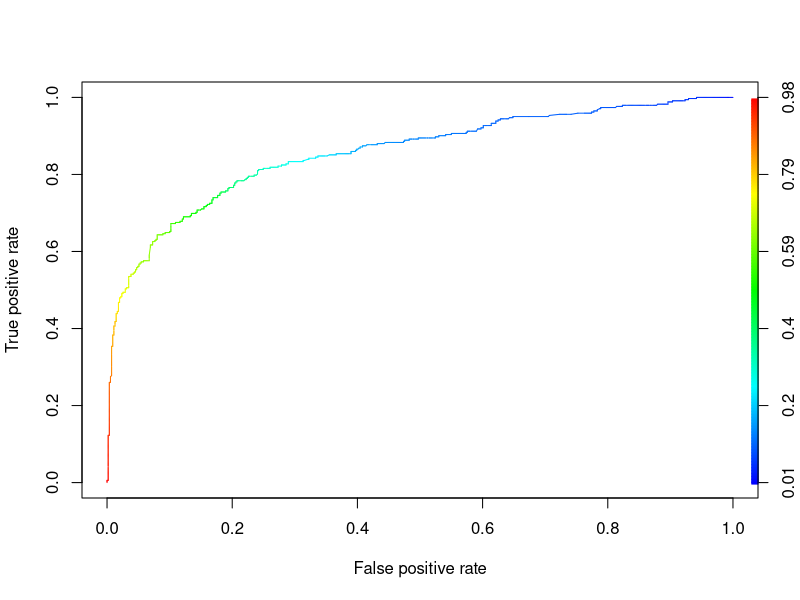

R code for this plot:
#Working Directory
setwd("D:/FunXExcel Channel/17. Kaggle/GitHub/Kaggle_Titanic_R/3_train_gender_all_numericals")

#Import
df_train <- read.csv("train_gender_all_numericals.csv")
df_test <- read.csv("test_gender_all_numericals.csv")

#Check train Dataset
str(df_train)
summary(df_train)

#Check train Dataset
str(df_test)
summary(df_test)

#Assign NA to Survived in test dataset
df_test$Survived <- NA

#Convert Survived in train to factor
df_train$Survived <- as.factor(df_train$Survived)

#Replace missing value by mean of age - train
table(is.na(df_train$Age))
df_train$Age[is.na(df_train$Age)] <- round(mean(df_train$Age, na.rm = TRUE))
table(is.na(df_train$Age))

#Replace missing value by mean of age - test
table(is.na(df_test$Age))
df_test$Age[is.na(df_test$Age)] <- round(mean(df_test$Age, na.rm = TRUE))
table(is.na(df_test$Age))

#Replace missing value by mean of Fare - train
table(is.na(df_test$Fare))
df_test$Fare[is.na(df_test$Fare)] <- round(mean(df_test$Fare, na.rm = TRUE))
table(is.na(df_test$Fare))

#Check again for missing values
str(df_train)
str(df_test)

#Build model using Logistic Regression
logistic <- glm(Survived ~ Age + Sex + Pclass + SibSp + Parch + Fare,data = df_train , family = binomial)
summary(logistic)

#Score using training dataset
predict <- predict(logistic, type = 'response')

#Check model performance - Ideally you need to do it on a cross validation test dataset dereived from train dataset
library(ROCR)
ROCRpred <- prediction(predict, df_train$Survived)
ROCRperf <- performance(ROCRpred, 'tpr','fpr')
plot(ROCRperf, colorize = TRUE, text.adj = c(-0.2,1.7))

auc <- performance(ROCRpred, measure = "auc")
auc <- auc@y.values[[1]]
auc

#Score on test dataset
prediction <- predict(logistic, df_test , type = 'response')

#Since the predictions range between 0 to 1, we need to ensure responses are either 0 or 1
df_test$Survived <- ifelse(prediction >0.5,1,0)

#Prepare dataset as per Kaggle submission file
solution <- data.frame(PassengerID = df_test$PassengerId, Survived = df_test$Survived)

#export to same folder as the input files
write.csv(solution, "submission_train_gender_all_numericals.csv", row.names = F)
